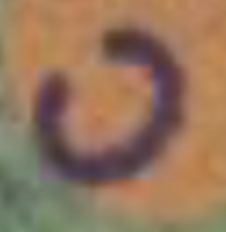
#> input picture UAS Project/Rough Code/C.png, 226 x 232 px
$ python threshholding.py
#> lines starting #> are read from the running program, lines starting #| are printed output that depends on the picture; after the words box and inside, x2 and y2 are one past the last pixel; in counts of white or black regions, pixels touching at a corner belong together
import cv2
# imgc = cv2.imread('Test_C.png')
imgc = cv2.imread('C.png')
#> imgc is the input picture: shape (232, 226, 3); mean B, G, R 91.7, 117.7, 149.2
imge = cv2.imread('C.png')

grey_imgc = cv2.cvtColor(imgc,cv2.COLOR_BGR2GRAY)
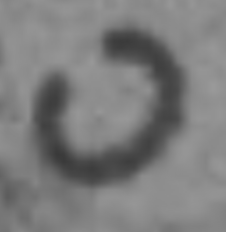
#> grey_imgc: shape (232, 226); min 57, max 153, mean 124.1
grey_imge = cv2.cvtColor(imge,cv2.COLOR_BGR2GRAY)

_, binary_imagec = cv2.threshold(grey_imgc, 80, 255, cv2.THRESH_BINARY_INV)
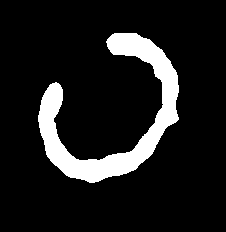
#> binary_imagec: shape (232, 226); 11.5% white; 1 white region, box (x1, y1, x2, y2) and area: (38, 33, 179, 183) 6053
_, binary_imagee = cv2.threshold(grey_imge, 100, 255, cv2.THRESH_BINARY)
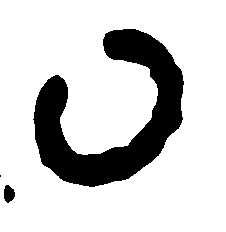
#> binary_imagee: shape (232, 226); 81.3% white; 3 black regions (1 under 20 px), largest, box (x1, y1, x2, y2) and area: (33, 29, 184, 187) 9636, (4, 185, 15, 203) 147

actuall_img = binary_imagec

cv2.imshow('c',binary_imagec)
cv2.imshow('e',binary_imagee)
cv2.waitKey(0)
cv2.destroyAllWindows()

$ run again, with UAS Project/Rough Code/Test_C.png copied over UAS Project/Rough Code/C.png
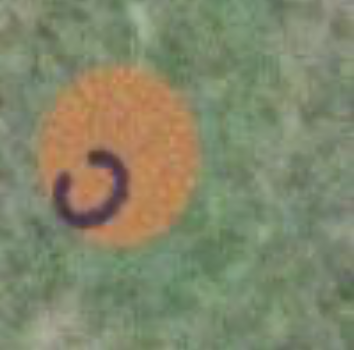
#> input picture UAS Project/Rough Code/Test_C.png, 354 x 350 px
#> imgc is the input picture: shape (350, 354, 3); mean B, G, R 106.5, 134.9, 130.1
#> `_, binary_imagec = cv2.threshold(grey_imgc, 80, 255, cv2.THRESH_BINARY..`:
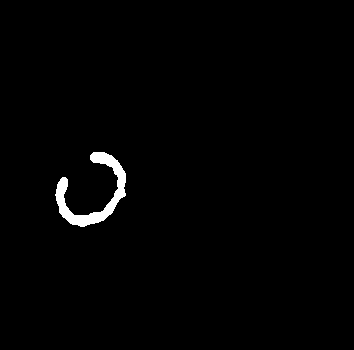
#> binary_imagec: shape (350, 354); 1.2% white; 1 white region, box (x1, y1, x2, y2) and area: (55, 152, 126, 227) 1531
#> `_, binary_imagee = cv2.threshold(grey_imge, 100, 255, cv2.THRESH_BINARY)`:
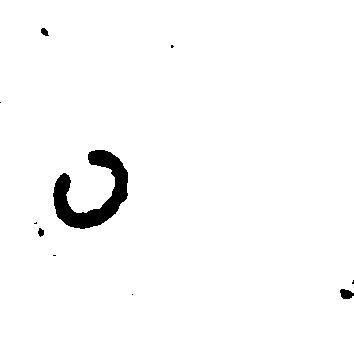
#> binary_imagee: shape (350, 354); 97.9% white; 10 black regions (6 under 20 px), largest, box (x1, y1, x2, y2) and area: (53, 150, 128, 229) 2413, (340, 289, 354, 299) 103, (41, 28, 49, 36) 43, (38, 228, 44, 237) 38
